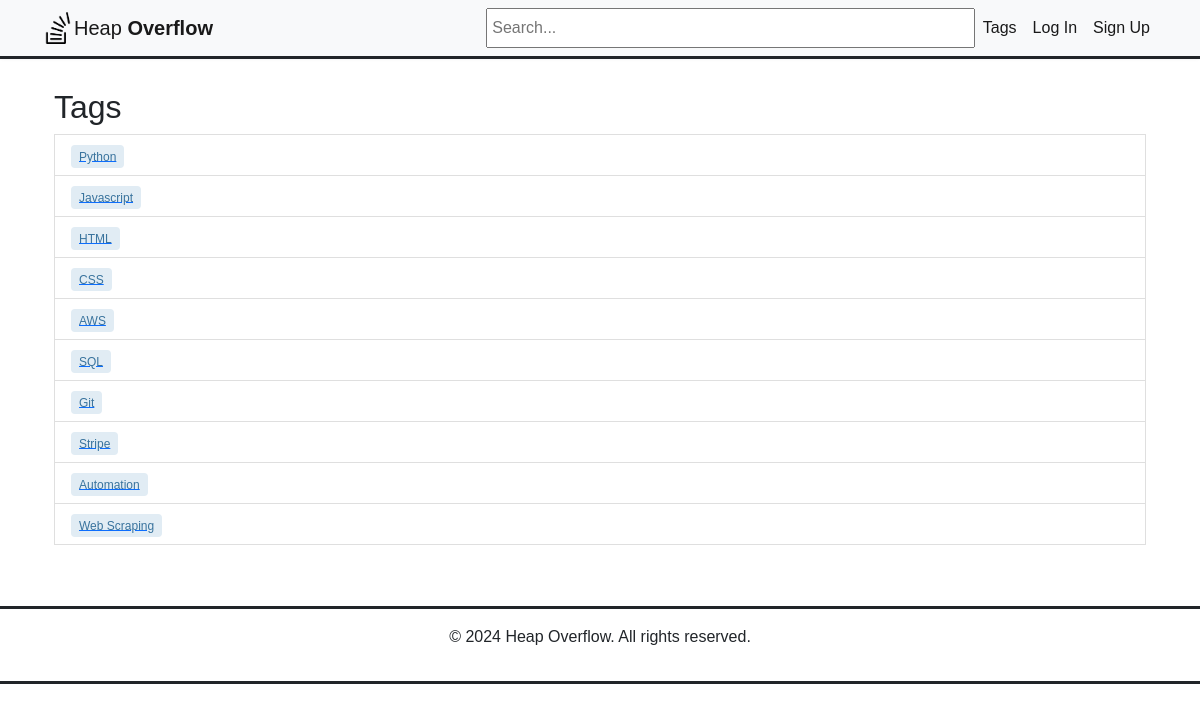
The page /tags/ on the database as committed earlier.
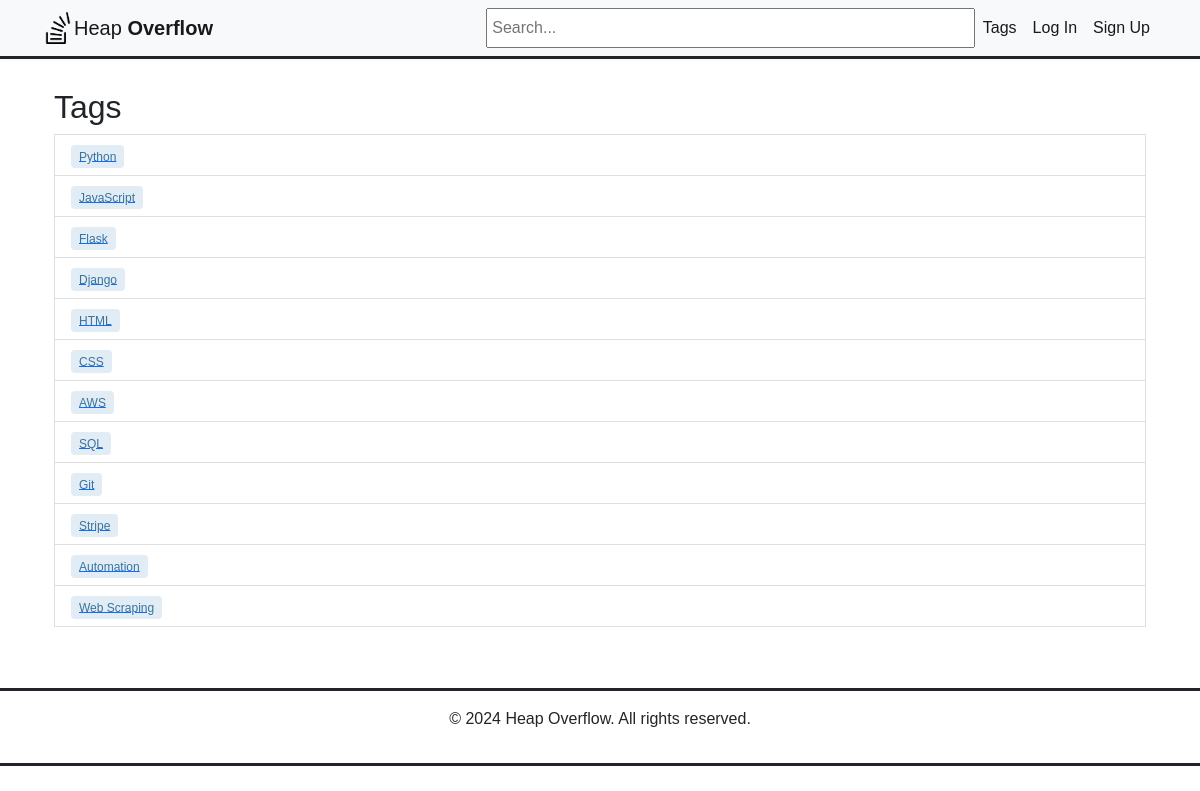
The same page on the database as committed later.
### heap/models.py (models this page shows, shortened)
class Tag(models.Model):
    name = models.CharField(max_length=50, unique=True)
    created_at = models.DateTimeField(auto_now_add=True)

### heap/views.py (the view)
# urls.py: path('tags/', views.tag_list, name='tag_list'),
def tag_list(request):
    tags = Tag.objects.all()
    return render(request, 'heap/tag_list.html', {'tags': tags})

### heap/templates/heap/tag_list.html
{% extends 'heap/base.html' %}
{% block content %}
<div class="container">
    <h2>Tags</h2>
    <ul class="list-group">
        <div class="question-tags">
        {% for tag in tags %}
            <li class="list-group-item">
                <a href="{% url 'questions_by_tag' tag_id=tag.id %}"><span class="tag">{{ tag.name }}</span></a>
            </li>
        {% empty %}
            <p>No tags available.</p>
        {% endfor %}
        </div>
    </ul>
</div>
{% endblock %}

Rows that differ between the two databases and show on the page:
changed Tag: name "Javascript" → "JavaScript"
added Tag: name "Flask"
added Tag: name "Django"
